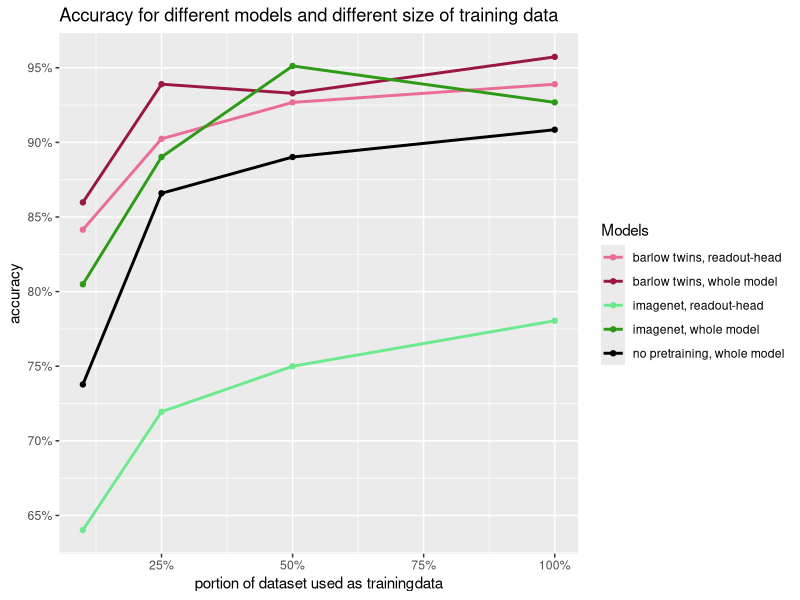

Write R code to recreate this figure.
## ---- chunk 1
knitr::opts_chunk$set(echo = TRUE)
library('stats')
library('tidyverse')
library('ggplot2')
library('data.table')
## ---- chunk 2
Accuraccies<- data.frame(c(100 , 50 ,25 , 10 ), c(93.90  ,92.68 ,90.24 ,84.15) , c(95.73 ,93.29 ,93.9 ,85.98 ),c( 78.05 ,75.00 ,71.95 ,64.02 ),c( 92.68 ,95.12 ,89.02 ,80.49 ), c(90.85 ,89.02 ,86.59 ,73.78))
colnames(Accuraccies)<-c("percent","barlow_twins_readouthead_only","barlow_twins_whole_model","imagenet_readouthead_only","imagenet_whole_model", "no_pretraining_whole_model")
long_Accuraccies<-melt(Accuraccies %>% data.table(), id=1)
colors<-c("#e96d96","#9b1743","#6de98e","#2d9b17", "#000000")

png("accuracies.png")

ggplot(data=long_Accuraccies, aes(x=percent, y=value, col=variable))+
    geom_line(size=1)+
    geom_point(size=1.5)+
    scale_color_manual(values=colors,name="Models",labels = c("barlow twins, readout-head", "barlow twins, whole model", "imagenet, readout-head", "imagenet, whole model", "no pretraining, whole model"))+
  labs(x="portion of dataset used as trainingdata", y="accuracy",title="Accuracy for different models and different size of training data")+
  scale_x_continuous(breaks=c(25,50,75,100),labels=c("25%","50%","75%","100%"))+
  scale_y_continuous(breaks=c(65,70,75,80,85,90,95),labels=c("65%","70%","75%","80%","85%","90%","95%"))

dev.off()

